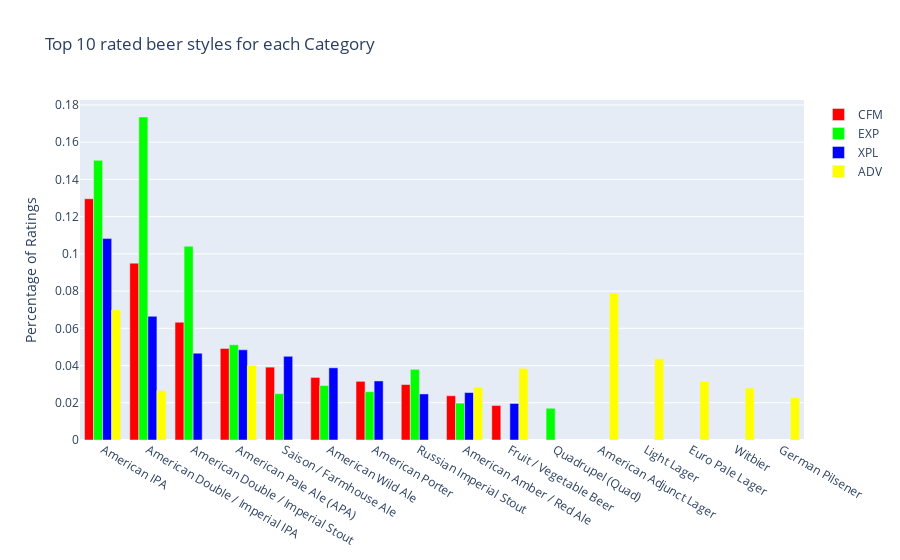

Notebook source saved alongside this figure:
### Code cell
# create interactive vertical bar plot of top 10 styles for each category using style_count
# you can click on a category to display it and the plot are superimposed on each other

import plotly.graph_objects as go

fig = go.Figure()


fig.add_trace(go.Bar(
    y=cfm_style_count.values,
    x=cfm_style_count.index,
    name="CFM",
    orientation='v',
    marker_color='#FF0000'
))
fig.add_trace(go.Bar(
    y=exp_style_count.values,
    x=exp_style_count.index,
    name="EXP",
    orientation='v',
    marker_color='#00FF00'
))
fig.add_trace(go.Bar(
    y=xpl_style_count.values,
    x=xpl_style_count.index,
    name="XPL",
    orientation='v',

    marker_color='#0000FF'
))
fig.add_trace(go.Bar(
    y=adv_style_count.values,
    x=adv_style_count.index,
    name="ADV",
    orientation='v',
    marker_color='#FFFF00'
))




# set the x-axis to be the style names
fig.update_layout(xaxis={'categoryorder':'array', 'categoryarray':cfm_style_count.index})

# set the y-axis to be the percentage of ratings
fig.update_layout(yaxis_title="Percentage of Ratings")

# set the title
fig.update_layout(title_text="Top 10 rated beer styles for each Category")

fig.update_layout(barmode='group')
fig.show()

### Figure 1 — Plotly figure (JSON) as saved in the notebook; plotly's stock layout.template omitted (floating-point values rounded to 4 significant figures)
{"data": [{"marker": {"color": "#FF0000"}, "name": "CFM", "orientation": "v", "type": "bar", "x": ["American IPA", "American Double / Imperial IPA", "American Double / Imperial Stout", "American Pale Ale (APA)", "Saison / Farmhouse Ale", "American Wild Ale", "American Porter", "Russian Imperial Stout", "American Amber / Red Ale", "Fruit / Vegetable Beer"], "y": [0.1296, 0.09502, 0.06328, 0.0492, 0.03914, 0.03361, 0.03152, 0.0298, 0.02378, 0.01853]}, {"marker": {"color": "#00FF00"}, "name": "EXP", "orientation": "v", "type": "bar", "x": ["American Double / Imperial IPA", "American IPA", "American Double / Imperial Stout", "American Pale Ale (APA)", "Russian Imperial Stout", "American Wild Ale", "American Porter", "Saison / Farmhouse Ale", "American Amber / Red Ale", "Quadrupel (Quad)"], "y": [0.1735, 0.1502, 0.1041, 0.05118, 0.03796, 0.02928, 0.02596, 0.02488, 0.01982, 0.01706]}, {"marker": {"color": "#0000FF"}, "name": "XPL", "orientation": "v", "type": "bar", "x": ["American IPA", "American Double / Imperial IPA", "American Pale Ale (APA)", "American Double / Imperial Stout", "Saison / Farmhouse Ale", "American Wild Ale", "American Porter", "American Amber / Red Ale", "Russian Imperial Stout", "Fruit / Vegetable Beer"], "y": [0.1082, 0.06645, 0.04844, 0.04662, 0.04498, 0.03878, 0.03172, 0.02549, 0.02474, 0.01963]}, {"marker": {"color": "#FFFF00"}, "name": "ADV", "orientation": "v", "type": "bar", "x": ["American Adjunct Lager", "American IPA", "Light Lager", "American Pale Ale (APA)", "Fruit / Vegetable Beer", "Euro Pale Lager", "American Amber / Red Ale", "Witbier", "American Double / Imperial IPA", "German Pilsener"], "y": [0.07893, 0.06986, 0.04366, 0.04001, 0.03852, 0.03154, 0.02836, 0.0279, 0.02651, 0.02271]}], "layout": {"barmode": "group", "colorway": ["#FF0000", "#00FF00", "#0000FF", "#FFFF00"], "title": {"text": "Top 10 rated beer styles for each Category"}, "xaxis": {"categoryarray": ["American IPA", "American Double / Imperial IPA", "American Double / Imperial Stout", "American Pale Ale (APA)", "Saison / Farmhouse Ale", "American Wild Ale", "American Porter", "Russian Imperial Stout", "American Amber / Red Ale", "Fruit / Vegetable Beer"], "categoryorder": "array"}, "yaxis": {"title": {"text": "Percentage of Ratings"}}}}
